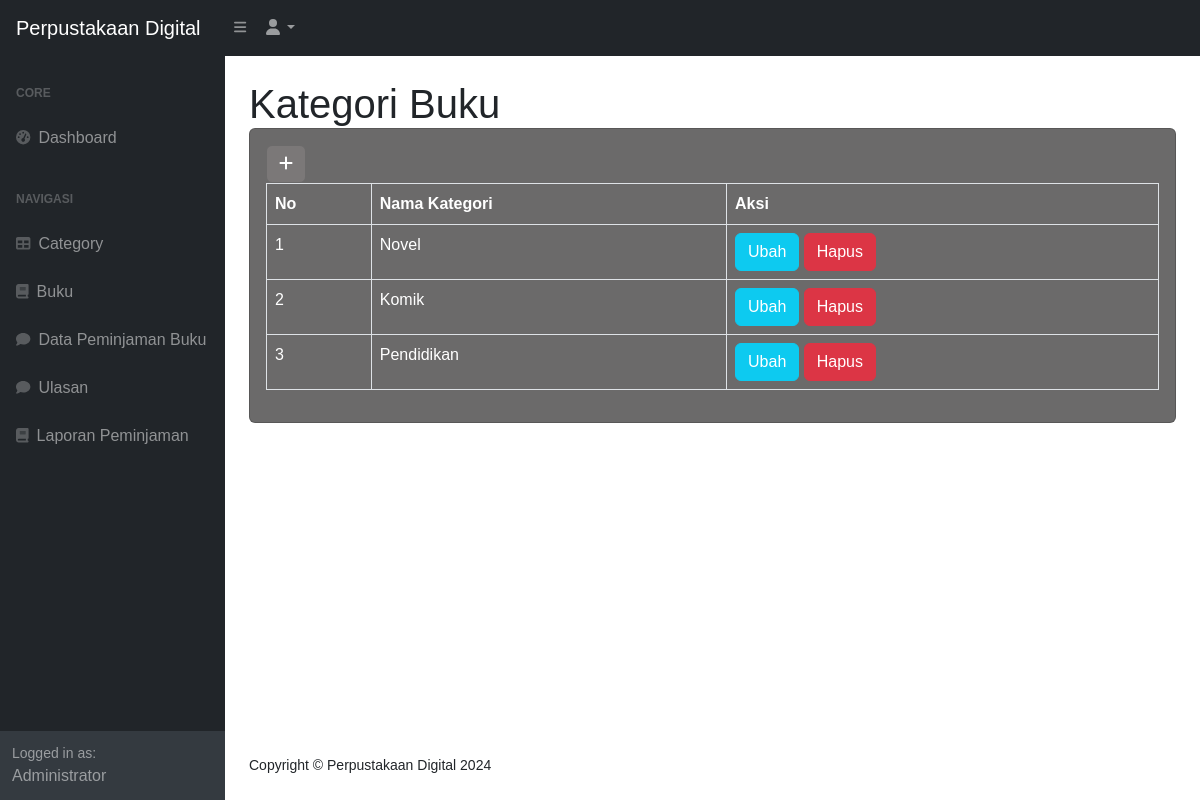
The app's page /index.php?page=categroy (signed in) with its own data.
### tables this page shows
CREATE TABLE `categroy` (
  `id_category` int(11) NOT NULL,
  `category` varchar(255) DEFAULT NULL
);

### categroy.php (the view)
<link rel="stylesheet" href="style_kategori.css" />
<h1 class="mt-4">Kategori Buku</h1>
<div class="card">
<div class="card-body">
<div class="row">
    <div class="col-md-12">
        <a href="?page=kategori_tambah" class="btn btn-primary"><i class="fa fa-plus"></i></a>
        <table class="table table-bordered" id="datatablesSimple">
            <tr>
                <th>No</th>
                <th>Nama Kategori</th>
                <th>Aksi</th>
            </tr>
            <?php
            $i = 1;
                $query = mysqli_query($koneksi, "SELECT*FROM categroy");
                while($data = mysqli_fetch_array($query)){
                    ?>
                    <tr>
                        <td><?php echo $i++; ?></td>
                        <td><?php echo $data['category']; ?></td>
                        <td>
                            <a href="?page=kategori_ubah&&id=<?php echo $data['id_category']; ?>" class="btn btn-info">Ubah</a>
                            <a onclick="return confirm('Apakah anda yakin ingin menghapus Data ini?');" href="?page=kategori_hapus&&id=<?php echo $data['id_category']; ?>" class="btn btn-danger">Hapus</a>
                        </td>
                    </tr>
                            <?php
                        }
                    ?>
                </table>
            </div>
        </div>
    </div>
</div>

### style_kategori.css (style rules this page uses)
body, h1, h2, h3, p, ul, li { margin: 0; padding: 0; }
body { font-family: sans-serif; font-size: 16px; }
.card { background-color: #6b6a6a; font-style: 'Roboto Condensed'; color: #fff; }
table { color: #fff; -webkit-text-fill-color: #fff; }
.btn-primary { --bs-btn-color: #ffffff; --bs-btn-bg: #7b7878; --bs-btn-border-color: #6b6a6a; --bs-btn-hover-color: #000000; --bs-btn-hover-bg: #ffffff; --bs-btn-hover-border-color: #ffffff; --bs-btn-focus-shadow-rgb: 49, 132, 253; --bs-btn-active-color: #000000; --bs-btn-active-bg: #000000; --bs-btn-active-border-color: #000000; --bs-btn-active-shadow: inset 0 3px 5px rgba(0, 0, 0, 0.125); --bs-btn-disabled-color: #fff; --bs-btn-disabled-bg: #ffffff; --bs-btn-disabled-border-color: #a8a8a8; }

### records on screen
categroy: category "Novel"
categroy: category "Komik"
categroy: category "Pendidikan"

### other values on screen
$_SESSION['user']['nama'] "Administrator"
